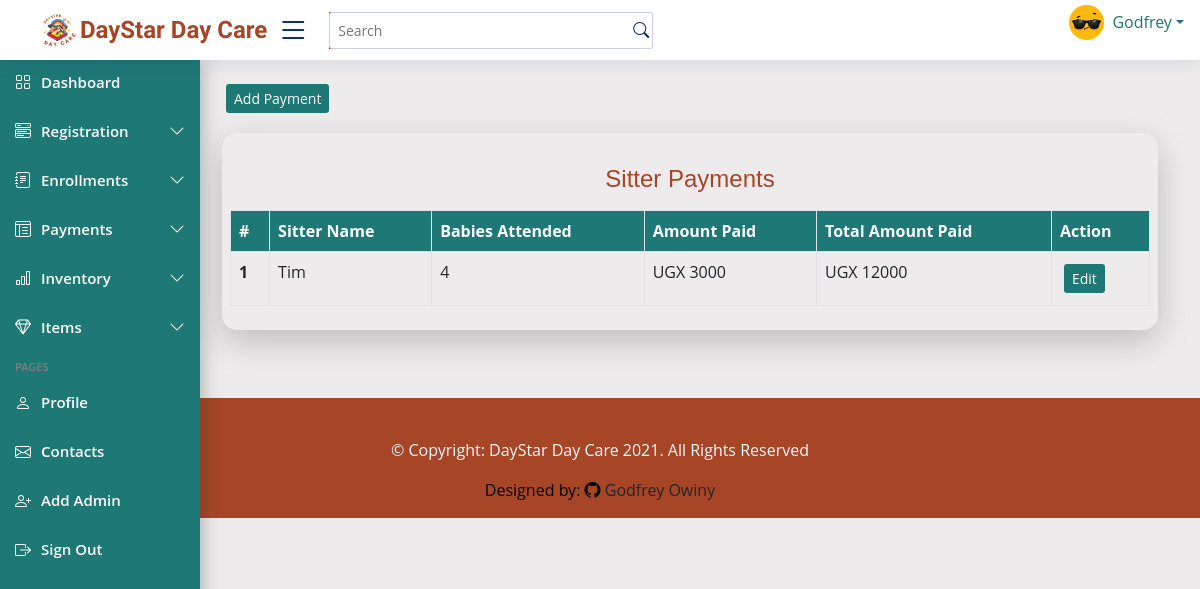
The app's page /sitterpay/, older data.
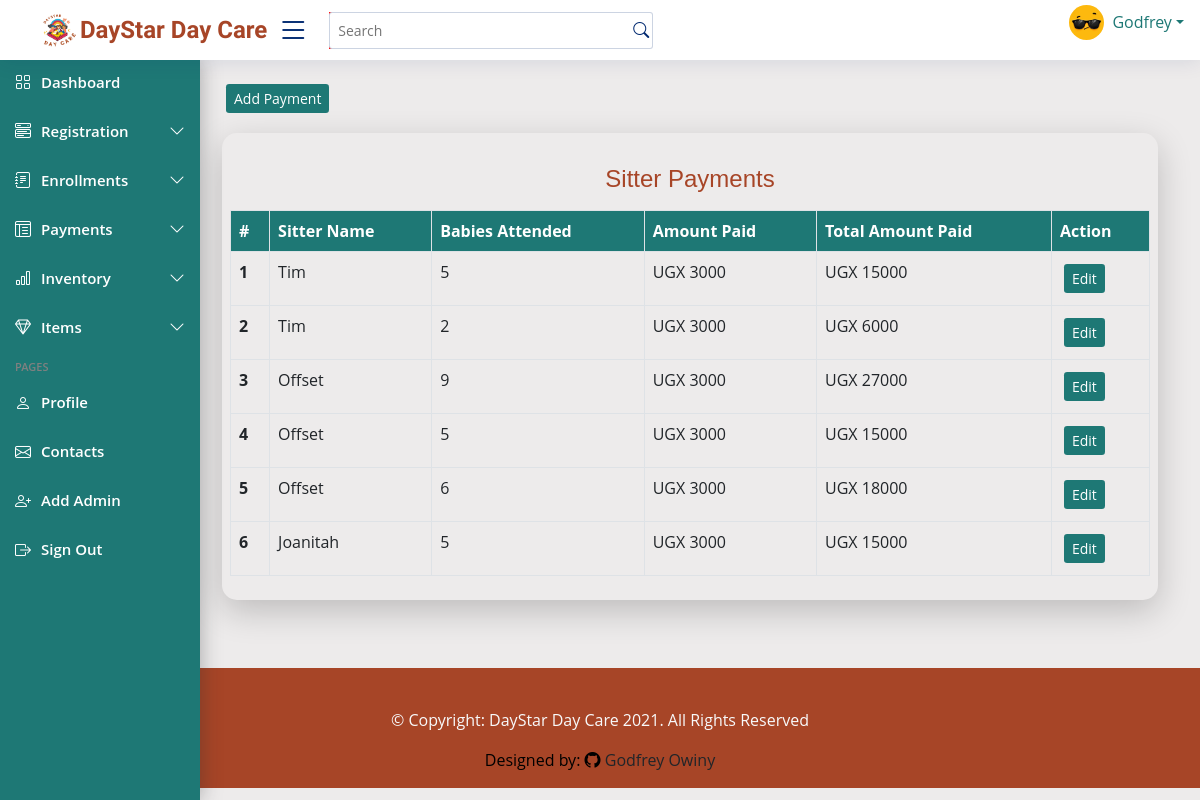
The same page, newer data.
### dayStarApp/models.py (models this page shows, shortened)
class SitterPayment(models.Model):
    sitter = models.ForeignKey(Sitter_on_duty, on_delete=models.CASCADE, null=True, blank=True)
    num_of_baby = models.PositiveIntegerField(default=0, validators=[MaxValueValidator(6)])
    amount_paid = models.PositiveIntegerField(default=3000)
    def sitterpay(self):
        total_pay = self.num_of_baby * self.amount_paid
        return int(total_pay)

class Sitter_on_duty(models.Model):
    STATUS_CHOICES = [
        (True, 'On Duty'),
        (False, 'Off Duty'),
    ]
    sitter_name = models.ForeignKey(Sitter, on_delete=models.CASCADE)
    date = models.DateTimeField(default=datetime.now, blank=False)
    status = models.BooleanField(choices=STATUS_CHOICES, null=True, blank= True)
    created_at = models.DateTimeField(auto_now_add=True, blank=False, null=True)
    def __str__(self):
        return self.sitter_name.name

class Sitter(models.Model):
    name = models.CharField(max_length=100, null=True, blank=False)
    gender = models.CharField(max_length=100)
    location = models.CharField(max_length=100, default="Kabalagala")
    contact = models.CharField(max_length=13, validators=[MinLengthValidator(10)])
    education_Level = models.CharField(max_length=255, blank=False, null=True)
    religion = models.CharField(max_length=100, blank=True)
    next_of_kin = models.CharField(max_length=200, blank=False, default= None)
    recommended_by = models.CharField(max_length=100, null=True, blank=True)
    sitter_number = models.CharField(max_length=10, unique=True, blank=False, default=None)
    NIN = models.CharField(max_length=14, blank=False, null=True)

### dayStarApp/views.py (the view)
# urls.py: path('sitterpay/', views.sitterpay, name='sitterpay'),
def sitterpay(request):
    sitter = SitterPayment.objects.all()
    return render(request, 'dayStarApp/sitterpay.html', {'sitter': sitter })

### dayStarApp/templates/dayStarApp/sitterpay.html
{% extends 'dayStarApp/base.html' %} {% load crispy_forms_tags %} {% load static %}
{% block content %}
<main class="main" id="main">
  <div class="container">
    <a href="{% url 'sitteradd' %}" class="btn btn-sm m-1 text-white" style="background-color: #1e7875; border: none;">Add Payment</a>
     <div class="col-lg-12 col-md-12 sitter-table mt-3 p-2">
      <table class="table table-bordered table-stripped mt-3">
        <caption class="caption-top text-center" style="color: #a74527;"><h4>Sitter Payments
        </h4></caption>
        <thead>
          <tr>
            <th scope="col">#</th>
            <th scope="col">Sitter Name</th>
            <th scope="col">Babies Attended</th>
            <th scope="col">Amount Paid</th>
            <th scope="col">Total Amount Paid</th>
            <th scope="col">Action</th>
          </tr>
        </thead>
        <tbody>
          {% for sitter in sitter %}
            <tr>
              <th scope="row">{{ sitter.id }}</th>
              <td>{{ sitter.sitter }}</td>
              <td>{{ sitter.num_of_baby }}</td>
              <td>UGX {{ sitter.amount_paid }}</td>
              <td>UGX {{ sitter.sitterpay }}</td>
              <td><a href="{% url 'sitteredit' id=sitter.id %}" class="btn btn-sm m-1 text-white" style="background-color: #1e7875; border: none;">Edit</a>
            </tr>
          {% endfor %}
        </tbody>
      </table>
    </div>
  </div>
</main>
{% endblock content %}

### dayStarApp/templates/dayStarApp/base.html (shortened to what this page needs)
{% load static %}
<!DOCTYPE html>
<html lang="en">
<head>
<link href="https://cdn.jsdelivr.net/npm/bootstrap@5.0.2/dist/css/bootstrap.min.css" rel="stylesheet">
<link
      rel="stylesheet"
      href="https://cdn.jsdelivr.net/npm/bootstrap-icons@1.5.0/font/bootstrap-icons.css"
    />
<link rel="stylesheet" href="{% static 'css/style.css' %}">
</head>
<body>
  <header id="header" class="header fixed-top d-flex align-items-center">
    <div class="d-flex align-items-center justify-content-between">
        <img class="nav-link nav-profile d-flex align-items-center pe-0" src="{% static 'images/Logo.png' %}" width="60" alt="">
      <a href="#" class="d-flex align-items-center">
        <span class="d-none d-lg-block dayStar-logo">DayStar Day Care</span>
      </a>
      <i class="bi bi-list toggle-sidebar-btn"></i>
    </div>
    <div class="search-bar">
      <form class="search-form d-flex align-items-center" method="POST" action="#">
        <input type="text" name="query" placeholder="Search" title="Enter search keyword">
        <button type="submit" title="Search"><i class="bi bi-search"></i></button>
      </form>
    </div>
    <nav class="header-nav ms-auto">
      <ul class="d-flex align-items-center">
        <li class="nav-item dropdown pe-3">
          <a class="nav-link nav-profile d-flex align-items-center pe-0" href="#" data-bs-toggle="dropdown">
            <img src="{% static 'images/avatar.JPG' %}" alt="Profile" class="rounded-circle" width="35">
            <span class="d-none d-md-block dropdown-toggle ps-2" style="color: #1e7875;">Godfrey</span>
          </a>
        </li>
      </ul>
    </nav>
  </header>
  <aside id="sidebar" class="sidebar">
        <ul class="sidebar-nav" id="sidebar-nav">
            <li class="nav-item ">
                <a class="nav-link active" href="/index/">
                <i class="bi bi-grid"></i>
                <span>Dashboard</span>
                </a>
            </li>
            <li class="nav-item">
                <a class="nav-link collapsed" data-bs-target="#components-nav" data-bs-toggle="collapse" href="#">
                <i class="bi bi-menu-button-wide"></i><span>Registration</span><i class="bi bi-chevron-down ms-auto"></i>
                </a>
            </li>
            <li class="nav-item">
                <a class="nav-link collapsed" data-bs-target="#forms-nav" data-bs-toggle="collapse" href="#">
                <i class="bi bi-journal-text"></i><span>Enrollments</span><i class="bi bi-chevron-down ms-auto"></i>
                </a>
            </li>
            <li class="nav-item">
                <a class="nav-link collapsed" data-bs-target="#tables-nav" data-bs-toggle="collapse" href="#">
                <i class="bi bi-layout-text-window-reverse"></i><span>Payments</span><i class="bi bi-chevron-down ms-auto"></i>
                </a>
            </li>
            <li class="nav-item">
                <a class="nav-link collapsed" data-bs-target="#charts-nav" data-bs-toggle="collapse" href="#">
                <i class="bi bi-bar-chart"></i><span>Inventory</span><i class="bi bi-chevron-down ms-auto"></i>
                </a>
            </li>
            <li class="nav-item">
                <a class="nav-link collapsed" data-bs-target="#icons-nav" data-bs-toggle="collapse" href="#">
                <i class="bi bi-gem"></i><span>Items</span><i class="bi bi-chevron-down ms-auto"></i>
                </a>
            </li>
            <li class="nav-heading">Pages</li>
            <li class="nav-item">
                <a class="nav-link collapsed" href="#">
                <i class="bi bi-person"></i>
                <span>Profile</span>
                </a>
            </li>
            <li class="nav-item">
                <a class="nav-link collapsed" href="#">
                <i class="bi bi-envelope"></i>
                <span>Contacts</span>
                </a>
            </li>
            <li class="nav-item">
                <a class="nav-link collapsed" href="#">
                <i class="bi bi-person-plus"></i>
                <span>Add Admin</span>
                </a>
            </li>
            <li class="nav-item">
                <a class="nav-link collapsed" href="{% url 'logout' %}">
                <i class="bi bi-box-arrow-right"></i>
                <span>Sign Out</span>
                </a>
            </li>
        </ul>
    </aside>
    {% block content %} {% endblock %}
    <div class="container-fluid mt-5 pt-4" style="background: #a74527; bottom: 0;">
      <footer>
          <div class="row mt-3">
              <div class="col-md-12">
                  <p class="text-center text-light">&copy; Copyright: DayStar Day Care 2021. <span>All Rights Reserved</span></p>
              </div>
              <div class="col-md-12">
                  <p class="text-center" style="color: black;">Designed by: <span class="bi bi-github"><a class="text-dark" href="https://github.com/Goddie-Owiny"> Godfrey Owiny</a> </span></p>
              </div>
          </div>
      </footer>
  </div>
</body>
</html>

### dayStarApp/static/css/style.css (style rules this page uses)
:root { scroll-behavior: smooth; }
.dayStar-logo, .navbar .dayStar-logo { font-family: "mali"; font-weight: bolder; font-size: 1.5rem; color: #a74527; transition: all 90ms; }
body { font-family: "Open Sans", sans-serif; color: #444444; background: #edebeb; }
a { color: #4154f1; text-decoration: none; }
h1, h2, h3, h4, h5, h6 { font-family: "Nunito", sans-serif; }
#main { margin-top: 60px; padding: 20px 30px; transition: all 0.3s; }
.header { transition: all 0.5s; z-index: 997; height: 60px; box-shadow: 0px 2px 20px rgba(1, 41, 112, 0.1); background-color: #fff; padding-left: 20px; }
.header .toggle-sidebar-btn { font-size: 32px; padding-left: 10px; cursor: pointer; color: #012970; }
.header .search-bar { min-width: 360px; padding: 0 20px; }
.header .search-form { width: 100%; }
.header .search-form input { border: 0; font-size: 14px; color: #012970; border: 1px solid rgba(1, 41, 112, 0.2); padding: 7px 38px 7px 8px; border-radius: 3px; transition: 0.3s; width: 100%; }
.header .search-form button { border: 0; padding: 0; margin-left: -30px; background: none; }
.header .search-form button i { color: #012970; }
.header-nav ul .nav-item, span { list-style-type: none; }
.sidebar { position: fixed; top: 60px; left: 0; bottom: 0; width: 200px; z-index: 996; transition: all 0.3s; overflow-y: auto; scrollbar-width: thin; scrollbar-color: #aab7cf transparent; box-shadow: 0px 0px 20px rgba(40, 41, 44, 0.362); background-color: #1e7875; }
@media (min-width: 1200px) { #main { margin-left: 15%; } }
.sidebar-nav { padding: 0; margin: 0; list-style: none; }
.sidebar-nav li { padding: 0; margin: 0; list-style: none; }
.sidebar-nav .nav-item { margin-bottom: 5px; }
.sidebar-nav .nav-heading { font-size: 11px; text-transform: uppercase; color: gray; font-weight: 600; margin: 10px 0 5px 15px; }
.sidebar-nav .nav-link { display: flex; align-items: center; font-size: 15px; font-weight: 600; color: white; transition: 0.3; padding: 10px 15px; border-radius: 4px; }
.sidebar-nav .nav-link i { font-size: 16px; margin-right: 10px; color: white; }
.sidebar-nav .nav-link.collapsed { color: white; }
.sidebar-nav .nav-link.collapsed i { color: white; }
.sidebar-nav .nav-link .bi-chevron-down { margin-right: 0; transition: transform 0.2s ease-in-out; }
.sitter-table { width: 100%; border-collapse: separate; border-radius: 15px; box-shadow: 0 11px 34px 0 rgba(0, 0, 0, 0.2); }
.sitter-table thead tr { background-color: #1e7875; color: white; }
.search-form { display: flex; background-color: red; gap: 10px; }
.search-form input[type="text"] { flex-grow: 1; min-width: 200px; }

Row changes from the older to the newer data that the page shows:
changed SitterPayment id 1: num_of_baby "4" → "5"; sitterpay "12000" → "15000"
added SitterPayment: id "2", sitter "Tim", num_of_baby "2", amount_paid "3000", sitterpay "6000"
added SitterPayment: id "3", sitter "Offset", num_of_baby "9", amount_paid "3000", sitterpay "27000"
added SitterPayment: id "4", sitter "Offset", num_of_baby "5", amount_paid "3000", sitterpay "15000"
added SitterPayment: id "5", sitter "Offset", num_of_baby "6", amount_paid "3000", sitterpay "18000"
added SitterPayment: id "6", sitter "Joanitah", num_of_baby "5", amount_paid "3000", sitterpay "15000"
